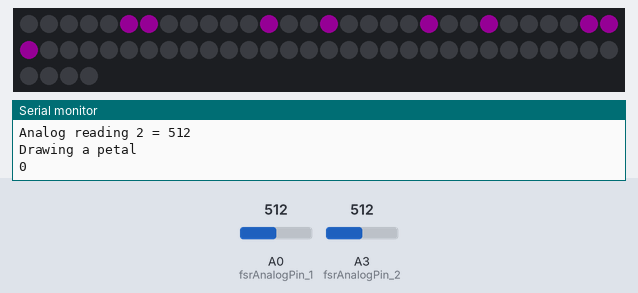
Simulated run of this sketch. Board: Arduino Uno, built with avr-gcc and run on an emulated ATmega328P. Parts: 64 RGB LEDs in strip order, left to right, continuing on the next row, the last lines printed to the serial monitor. The inputs (shaded band) are chosen by the test bench; at power-on: A3 (fsrAnalogPin_2) = 512, A0 (fsrAnalogPin_1) = 512. Dim RGB values are drawn brighter than linear.

Above: at 0.9 s.
3.6 s: A3 (fsrAnalogPin_2) set to 317
8.0 s: A3 (fsrAnalogPin_2) set to 282
At 11.1 s:
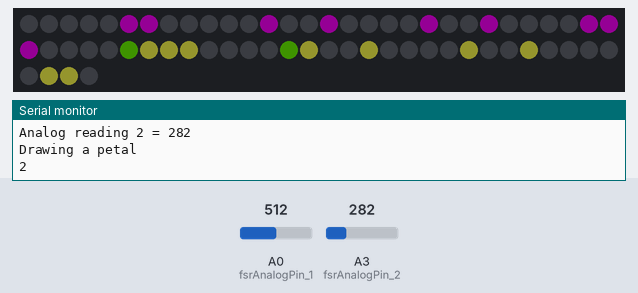
11.5 s: A3 (fsrAnalogPin_2) set to 306
At 14.6 s:
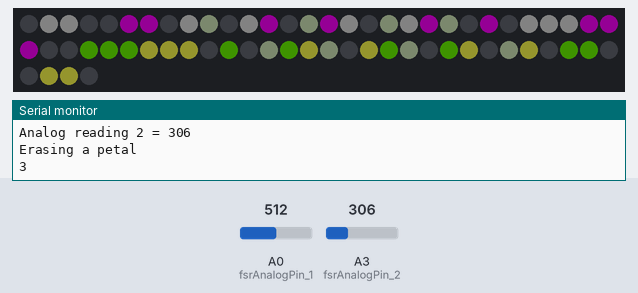
15.0 s: A0 (fsrAnalogPin_1) set to 315
18.5 s: A0 (fsrAnalogPin_1) set to 284
At 18.8 s:
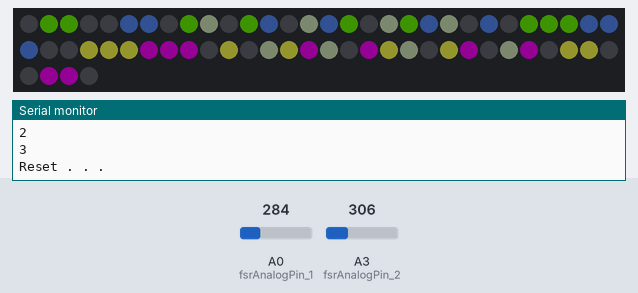
22.0 s: A0 (fsrAnalogPin_1) set to 306
At 23.4 s:
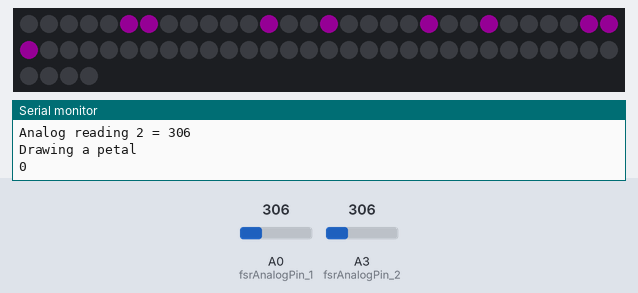

The sketch:

neopixel8x8_FSR.ino
```cpp
/*
 * drawing a flower with 4 petals
 *
 * 2 pressure sensors (force-sensitive resistor): one for adding or rotating, one for deleting or reseting
 * 1 NeoPixel 8x8 Matrix RGB
 *
 * @AUTHOR:Xia Zhou
 * @DATE:Jan 2017
 */
#include <Adafruit_NeoPixel.h>

const int neo_pin = 6;
Adafruit_NeoPixel pixels = Adafruit_NeoPixel(64, neo_pin);

int petal_num = 4;
int petal_pixels = 9;

// color for each petal: red,yellow,green,blue
uint32_t petal_colors[] = {
  pixels.Color(255, 0, 255),
  pixels.Color(250, 250, 74),
  pixels.Color(107, 235, 0),
  pixels.Color(85, 125, 225)
};

//pixels for the 4 petals
int petals[]= {
  28,20,12,5,6,15,23,30,29,
  36,37,38,47,55,62,61,52,44,
  35,43,51,58,57,48,40,33,34,
  27,26,25,16,8,1,2,11,19
};

// pixels for petal eyes
int petals_inner[] = {
  21,14,45,54,42,49,18,9
};

//pressure sensor
const int fsrAnalogPin_1 = 0; //pressure sensor 1 : draw a petal OR rotate the flower
const int fsrAnalogPin_2 = 3; //pressure sensor 2 : erase a petal OR reset the flower
int fsrReading1;
int fsrReading2;

void setup() {
  Serial.begin(9600);
  pixels.setBrightness(20); //reduce the brightness (0~255)
  pixels.begin();
  pixels.show(); // Initialize all pixels to 'off'
  Serial.println("Ready to start");

}

int petal_completed = 0; // how many petals have been lit on the shield
bool blink_eye = true; // true: flower is incomplete; false: flower is complete

// simulate reset
void(*resetFunc) (void) = 0;

void loop() {
  fsrReading1 = analogRead(fsrAnalogPin_1);
  fsrReading2 = analogRead(fsrAnalogPin_2);

  if(fsrReading1<300 && fsrReading2<300 ){
    return;
  }

  if(blink_eye){  // if flower is in complete, then either to draw a petal or erase a petal
    //to draw a petal
    if(fsrReading1>300){
      Serial.println(petal_completed);
      Serial.println(blink_eye);
      Serial.print("Analog reading 1 = ");
      Serial.println(fsrReading1);
      Serial.print("Analog reading 2 = ");
      Serial.println(fsrReading2);

      if(petal_completed < petal_num){  // draw pixels one by one to form a trace
          Serial.println("Drawing a petal");
          drawPetals(petal_completed,100);
          petal_completed++;
          delay(500);
      }

      // if flower is complete: to blink petal eyes
      if(petal_completed == petal_num){
        Serial.println("Finish the flower");
          if(blink_eye){
            for (int m=0; m<5; m++){
              drawEye(pixels.Color(0,0,0),50);
              drawEye(pixels.Color(112,128,105),50);
              blink_eye = false;
            }
          }
      }
    }

   //to erase a petal
    if(fsrReading2 > 300){
      Serial.print("Analog reading 1 = ");
      Serial.println(fsrReading1);
      Serial.print("Analog reading 2 = ");
      Serial.println(fsrReading2);

      if(petal_completed > 0){
        Serial.println("Erasing a petal");
        erasePetals(petal_completed-1,petal_pixels); //erase a previous petal
        petal_completed--;
      }
    }
  }else if(fsrReading1>300){ // if flower is complete and sensor 1 is pressed: to rotate
    Serial.println("Start rotating");
          //color shift right once a time
          uint32_t temp;
          for (int n=0; n<3; n++){
            temp = petal_colors[n+1];
            petal_colors[n+1]=petal_colors[0];
            petal_colors[0] = temp;
          }
          for(int i=0;i<4;i++){
            drawPetals(i,0);
            drawEye(pixels.Color(0,0,0),0);
            delay(20);
          }
          delay(50);
          drawEye(pixels.Color(112,128,105),0);
  }else if(fsrReading2>300){ // if flower is complete and sensor 2 is pressed: to reset
    Serial.println("Reset . . .");
    Serial.println(petal_completed);
    Serial.println(blink_eye);
    delay(100);
    resetFunc();
  }

}


// light the pixels one by one of a petal
void drawPetals(int i, int wait){
  Serial.println(i);
      for(int j=i*petal_pixels; j< (i+1)*petal_pixels; j++){
        pixels.setPixelColor(petals[j],petal_colors[i]);
        pixels.show();
        delay(wait);
      }
}

// light all the petal eyes
void drawEye(uint32_t color, int wait){
  for (int i=0; i<8; i++){
      pixels.setPixelColor(petals_inner[i],color);
      pixels.show();
  }
  delay(wait);
}

//dim petals/eyes gradually to zero of a petal
void erasePetals(int i, int number){
  Serial.println(i);
  for(int dim=1; dim<7; dim++){
      for(int j=i*number; j< (i+1)*number; j++){
           dimPetals(j,90-15*dim,number);
      }
          delay(100);
  }
  delay(500);
}

//change the color to mimich dimming effect
void dimPetals(int j, int color_value, int number){
  if(number==2){// dim eye
    pixels.setPixelColor(petals_inner[j],color_value,color_value,color_value);
  }else{ // dim petal
    pixels.setPixelColor(petals[j],color_value,color_value,color_value);
  }
  pixels.show();
}
```

Measured:
- the behaviour switches between 301 and 300 on A3 (fsrAnalogPin_2) (found by bisection; images 0 and 1)
- the behaviour switches between 301 and 300 on A0 (fsrAnalogPin_1) (found by bisection; images 2 and 3)
- after the input at 8.0 s, the LEDs: first differ from a run without the input after 1.5 s (image 1 shows a later state)
- after the input at 11.5 s, the LEDs: first differ from a run without the input after 3.0 s (image 2)
- after the input at 18.5 s, the LEDs: first differ from a run without the input after 0.29 s (image 3)
- after the input at 22.0 s, the LEDs: first change after 0.12 s (image 4 shows a later state)
